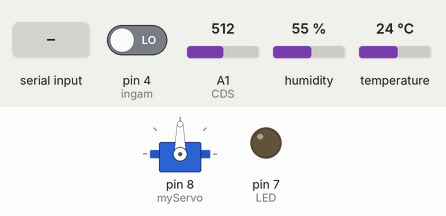
The sketch below on a simulated Arduino Uno, built with avr-gcc and run on an emulated ATmega328P. Parts: servo, output pins drawn as LEDs (lit = HIGH). The inputs (shaded band) are chosen by the test bench; at power-on: humidity 55 %, A1 (CDS) = 512, pin 4 (ingam) LOW, temperature 24 °C. What the sketch prints to the serial monitor is not drawn.

Above: at 3.2 s.
3.3 s: "w" received over the second serial link
At 9.0 s:
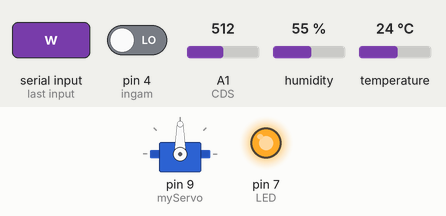
9.3 s: humidity set to 68 %
13.3 s: humidity set to 71 %
At 15.4 s:
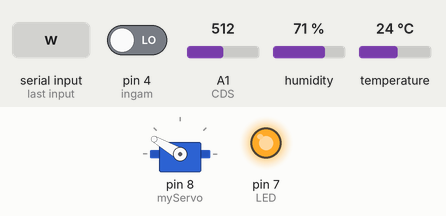
19.3 s: A1 (CDS) set to 788
25.3 s: A1 (CDS) set to 810
At 30.6 s:
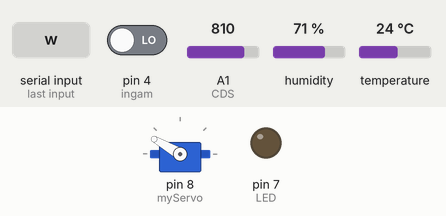
31.3 s: pin 4 (ingam) driven HIGH
Timing chart, 0 to 38.3 s (numbered marks = the images above; inputs shaded):
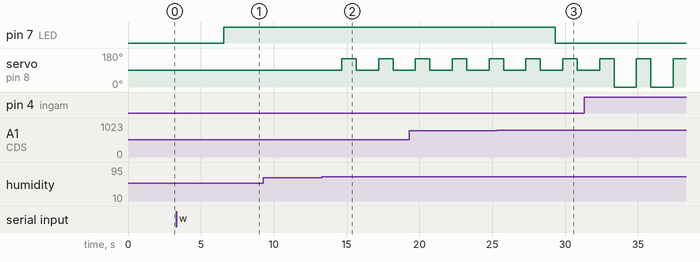

Measured:
- the behaviour switches between 69 and 70 % on humidity (found by bisection; images 1 and 2)
- the behaviour switches between 800 and 801 on A1 (CDS) (found by bisection; images 2 and 3)
- after the input at 3.3 s, pin 7 (LED): LOW → HIGH after 3.3 s
- after the input at 13.3 s, servo on pin 8 (myServo): alternates 150° for 1.0 s and 90° for 1.5 s, starting after 1.4 s
- after the input at 25.3 s, pin 7 (LED): HIGH → LOW after 4.0 s

The sketch:

capstone.ino
```cpp
#include <Servo.h>
#include <SoftwareSerial.h>
#include <DHT.h>
#define DHTPIN 6
#define DHTTYPE DHT11
DHT dht(DHTPIN, DHTTYPE);

SoftwareSerial btSerial(10,11);
Servo myServo;
int CDS = A1;
int LED = 7;
int value = 0; //ingam`s sensor value
int ingam = 4;
void setup() {
  pinMode(LED,OUTPUT);
  pinMode(ingam,INPUT);

  Serial.begin(9600);
  btSerial.begin(9600);
  dht.begin();
  write(90);
  write2(90);
}

void loop() {
  int jodo = analogRead(CDS);
  value = digitalRead(ingam);
  int t = dht.readTemperature();
  int h = dht.readHumidity();

  Serial.println("----MANUAL----");
  Serial.print("온도(°C) : ");
  Serial.println(t);
  Serial.print("습도(%)  : ");
  Serial.println(h);
  Serial.println("--------------");

  delay(1000);
  btSerial.write(h);

  if(btSerial.available()){
    char c = btSerial.read();

    if (c == 'q'){ // SUDONG MODE

      if (btSerial.available()){
        char q = btSerial.read(); // sensor control

        switch(q){
          case 'a': // open main door
          write(0);
          break;

          case 'b': // close main door
          write(90);
          break;

          case 'c': // open window
          write2(150);
          break;

          case 'd': // close window
          write2(90);
          break;

          case 'o': // led on
          digitalWrite(LED,HIGH);
          break;

          case 'f': // led off
          digitalWrite(LED,LOW);
          break;
        }
      }
    }

    else if (c == 'w'){ //automatic mode
      while(1){
        int jodo = analogRead(CDS);
        char c = btSerial.read();
        int h = dht.readHumidity();
        value = digitalRead(ingam);

        Serial.println("-----AUTO-----");
        Serial.print("-조도(lx) : ");
        Serial.println(jodo);
        Serial.print("-습도(%)  : ");
        Serial.println(h);
        Serial.println("--------------");
        delay(500);

        if(c == 'e'){ //automatic off
        break;
        }
        if (h >= 70) {
          write2(150);
        }
        else {
          write2(90);
        }
        if (value == HIGH) {
          write(0);
        }
        else {
          write(90);
        }
        if (jodo <= 800){
          digitalWrite(LED,HIGH);
        }
        else{
          digitalWrite(LED,LOW);
        }
      }
    }
  }
}

void write(int angle) { // main door
  myServo.attach(9);
  myServo.write(angle);
  delay(1000);
  myServo.detach();
}
void write2(int angle) { // window
  myServo.attach(8);
  myServo.write(angle);
  delay(1000);
  myServo.detach();
}
```
